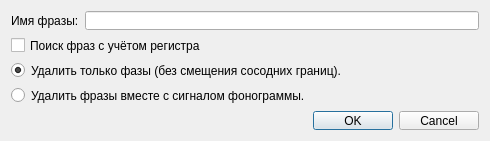
<ui version="4.0" >
 <class>RemovePhrasesByNameDialogClass</class>
 <widget class="QDialog" name="RemovePhrasesByNameDialogClass" >
  <property name="geometry" >
   <rect>
    <x>0</x>
    <y>0</y>
    <width>490</width>
    <height>141</height>
   </rect>
  </property>
  <property name="minimumSize" >
   <size>
    <width>490</width>
    <height>141</height>
   </size>
  </property>
  <property name="maximumSize" >
   <size>
    <width>490</width>
    <height>141</height>
   </size>
  </property>
  <property name="windowTitle" >
   <string>Удалить все фразы текущей разметки с заданным именем</string>
  </property>
  <layout class="QGridLayout" name="gridLayout" >
   <item row="0" column="1" >
    <widget class="QLineEdit" name="lineEdit_phrasesName" />
   </item>
   <item row="4" column="1" >
    <widget class="QDialogButtonBox" name="buttonBox" >
     <property name="orientation" >
      <enum>Qt::Horizontal</enum>
     </property>
     <property name="standardButtons" >
      <set>QDialogButtonBox::Cancel|QDialogButtonBox::Ok</set>
     </property>
    </widget>
   </item>
   <item row="0" column="0" >
    <widget class="QLabel" name="label" >
     <property name="text" >
      <string>Имя фразы:</string>
     </property>
    </widget>
   </item>
   <item row="2" column="0" colspan="2" >
    <widget class="QRadioButton" name="radioButton_removeOnlyPhrases" >
     <property name="text" >
      <string>Удалить только фазы (без смещения сосодних границ).</string>
     </property>
     <property name="checked" >
      <bool>true</bool>
     </property>
    </widget>
   </item>
   <item row="3" column="0" colspan="2" >
    <widget class="QRadioButton" name="radioButton_removePhrasesAndSignal" >
     <property name="text" >
      <string>Удалить фразы вместе с сигналом фонограммы.</string>
     </property>
    </widget>
   </item>
   <item row="1" column="0" colspan="2" >
    <widget class="QCheckBox" name="checkBox_caseSensitive" >
     <property name="text" >
      <string>Поиск фраз с учётом регистра</string>
     </property>
    </widget>
   </item>
  </layout>
 </widget>
 <resources/>
 <connections>
  <connection>
   <sender>buttonBox</sender>
   <signal>accepted()</signal>
   <receiver>RemovePhrasesByNameDialogClass</receiver>
   <slot>accept()</slot>
   <hints>
    <hint type="sourcelabel" >
     <x>322</x>
     <y>115</y>
    </hint>
    <hint type="destinationlabel" >
     <x>157</x>
     <y>274</y>
    </hint>
   </hints>
  </connection>
  <connection>
   <sender>buttonBox</sender>
   <signal>rejected()</signal>
   <receiver>RemovePhrasesByNameDialogClass</receiver>
   <slot>reject()</slot>
   <hints>
    <hint type="sourcelabel" >
     <x>390</x>
     <y>115</y>
    </hint>
    <hint type="destinationlabel" >
     <x>286</x>
     <y>274</y>
    </hint>
   </hints>
  </connection>
 </connections>
</ui>
